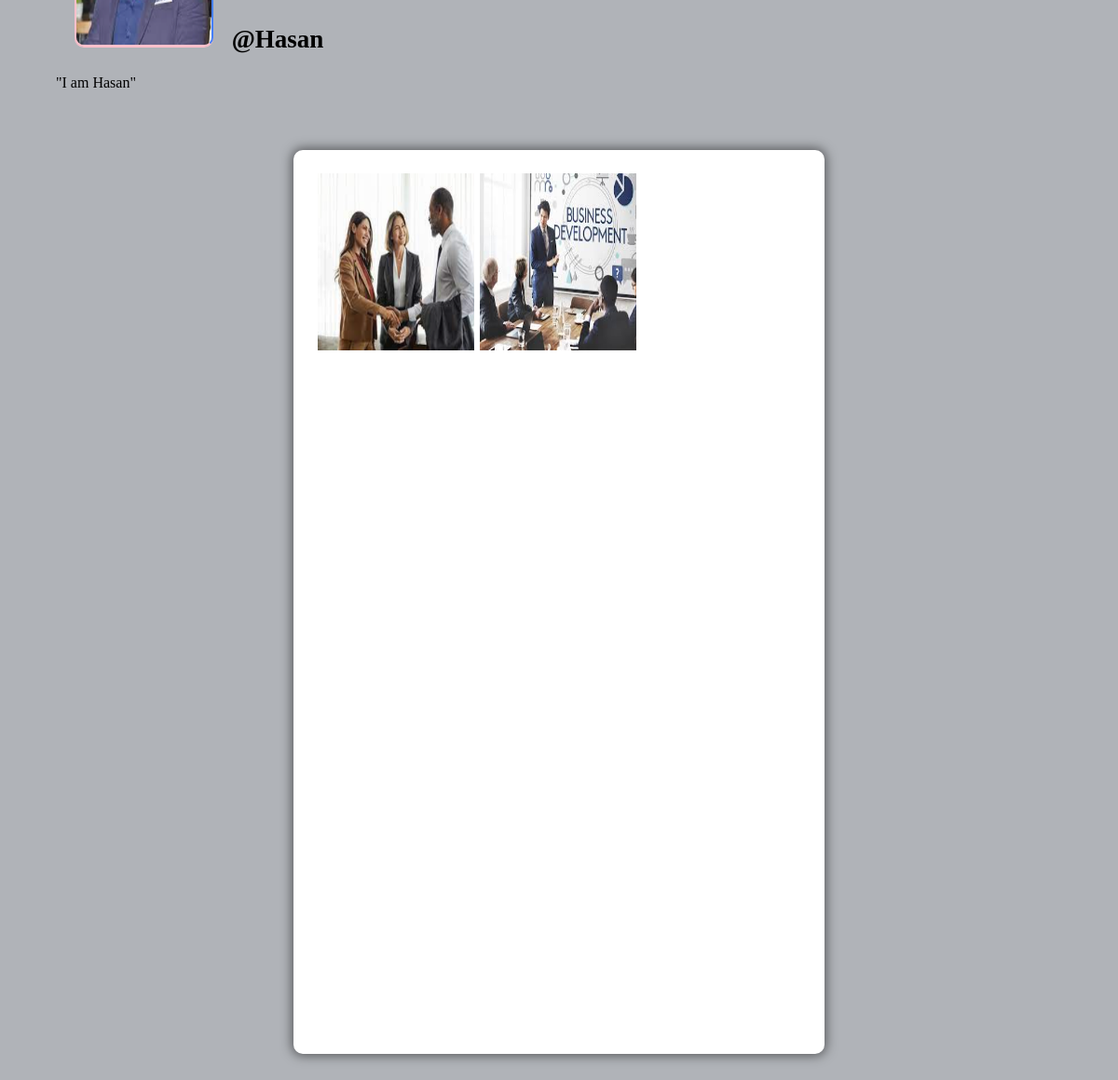
Screenshot of /profile/Hasan (signed in) with the database file from the repository.
### main/models.py (models this page shows, shortened)
class Profile(models.Model):
    user = models.ForeignKey(User, on_delete=models.CASCADE)
    id_user = models.IntegerField()
    first_name = models.CharField(max_length=100 , default='first_name')
    last_name = models.CharField(max_length=100, default='last_name')
    bio = models.TextField(blank=True)
    profileimg = models.ImageField(upload_to='profile_images' , default='default_pic.png')
    location = models.CharField(max_length= 100, blank= True)

### posts/models.py (models this page shows, shortened)
class Post(models.Model):
    id = models.UUIDField(primary_key=True , default=uuid.uuid4)
    user = models.CharField(max_length=100)
    image = models.ImageField(upload_to='post_image')
    caption = models.TextField()
    created_at = models.DateTimeField(default=datetime.now)
    num_of_likes = models.IntegerField(default=0)

### main/views.py (the view)
# urls.py: path('profile/<str:pk>', views.profile, name='profile'),
@login_required(login_url='login')
def profile(request , pk):
    user_object = User.objects.get(username = pk)
    profile_user = Profile.objects.get(user = user_object)
    user_posts = Post.objects.filter(user = pk)
    user_post_lenth = len(user_posts)
    follower = request.user.username
    followed_user = pk
    if FollowersCount.objects.filter(follower = follower, followed_user = followed_user).first():
        button_text = 'unfollow'
    else:
        button_text = 'follow'
    user_followers = len(FollowersCount.objects.filter(followed_user = pk))
    user_followings = len(FollowersCount.objects.filter(follower = pk))
    context = {
        'user_object': user_object,
        'profile_user': profile_user,
        'user_posts' : user_posts,
        'user_post_lenth' : user_post_lenth,
        'button_text' : button_text,
        'user_followers' : user_followers,
        'user_followings' : user_followings,
    }
    return render(request, 'profile.html', context)

### templates/profile.html (shortened to what this page needs)
{% load static %}
<!DOCTYPE html>
<html lang="en">
<head>
    <link rel="stylesheet" href="{% static 'css/main.min.css' %}">
    <link rel="stylesheet" href="{% static 'css/style.css' %}">
    <link rel="stylesheet" href="{% static 'css/color.css' %}">
    <link rel="stylesheet" href="{% static 'css/responsive.css' %}">
</head>
<body>
	<section>
			<div class="feature-photo">
				<figure><img src="{% static 'images/resources/timeline-1.jpg' %}" alt=""></figure>
				<div class="container-fluid">
					<div class="row merged">
						<div class="col-lg-2 col-sm-3">
							<div class="user-avatar">
								<figure>
									<img src="{{profile_user.profileimg.url}}" style="height: 190px; width: 100%;" alt="">
								</figure>
							</div>
						</div>
						<div class="col-lg-10 col-sm-9">
							<div class="timeline-info">
								<ul>
									<li class="admin-name">
									  <h5 style="color: black;white-space: nowrap; width: 110px; font-size: 27px;"><b>@{{profile_user.user}}</b></h5>
									</li>
								</ul>
							</div>
						</div>
					</div>
				</div>
			</div>
		</section>
		<section>
			<div class="bio">
				"{{profile_user.bio}}"
			</div>
		</section>
	<section>
		<div class="gap gray-bg">
			<div class="container-fluid">
				<div class="row">
					<div class="col-lg-12">
						<div class="row" id="page-contents">
							<div class="col-lg-3">
								<aside class="sidebar static">
								</aside>
							</div>
							<div class="col-lg-6">
								<div class="central-meta">
									<ul class="photos">
										{% for post in user_posts %}
										<li>
											<a class="strip" href="{{post.image.url}}" title="" data-strip-group="mygroup" data-strip-group-options="loop: false">
												<img src="{{post.image.url}}" style="height: 190px; width: 300px;" alt=""></a>
										</li>
										{% endfor %}
									</ul>
								</div>
							</div>
							<div class="col-lg-3">
								<aside class="sidebar static">
								</aside>
							</div>
						</div>
					</div>
				</div>
			</div>
		</div>
	</section>
</body>
</html>

### static/css/responsive.css (style rules this page uses)
@media screen and (max-width: 1281px) and (min-width: 1024px) { .photos > li { min-width: 32.2%; width: 32.2%; } }
@media screen and (max-width: 1281px) and (min-width: 1024px) { .timeline-info { line-height: 51px; } }
@media screen and (max-width: 1281px) and (min-width: 1024px) { .timeline-info .admin-name > h5 { font-size: 20px; } }
@media screen and (max-width: 1281px) and (min-width: 1024px) { .user-avatar { width: 80.2% } }

### rows the page displays
Profile: profileimg (picture), user "Hasan", bio "I am Hasan"
Post: image (picture)
Post: image (picture)
